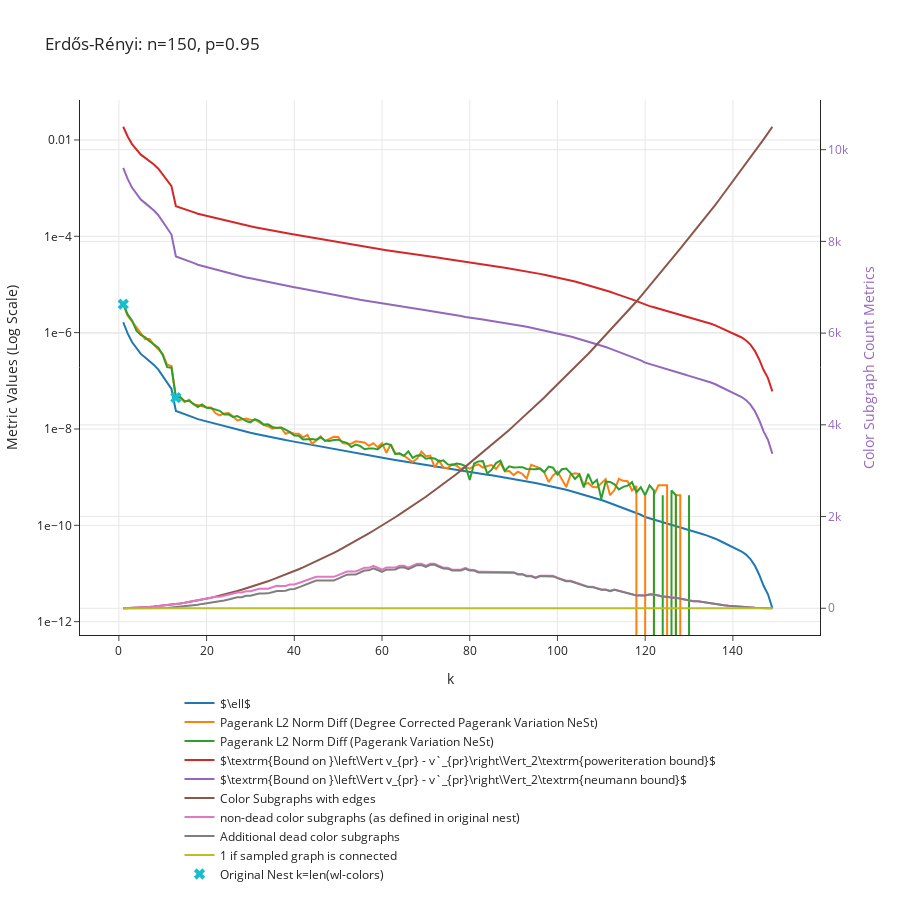

Notebook cell for this chart:
### Code cell
p = 0.95
n = 150
G = nx.erdos_renyi_graph(n, p)
data_dict = get_convergence_data_of_nest(G, min_cluster_size = 1, max_k = 150)
plot_convergence_data(data_dict, f"Erdős-Rényi: n={n}, p={p}")

### Figure 1 — Plotly figure (JSON) as saved in the notebook; plotly's stock layout.template omitted (floating-point values rounded to 4 significant figures; data arrays with more than 128 entries replaced by an {"elided": "..."} marker saying what was removed)
{"data": [{"mode": "lines", "name": "$\\ell$", "type": "scatter", "x": {"elided": "149 int values"}, "y": {"elided": "149 float values"}}, {"mode": "lines", "name": "Pagerank L2 Norm Diff (Degree Corrected Pagerank Variation NeSt)", "type": "scatter", "x": {"elided": "149 int values"}, "y": {"elided": "149 float values"}}, {"mode": "lines", "name": "Pagerank L2 Norm Diff (Pagerank Variation NeSt)", "type": "scatter", "x": {"elided": "149 int values"}, "y": {"elided": "149 float values"}}, {"mode": "lines", "name": "$\\textrm{Bound on }\\left\\Vert v_{pr} - v`_{pr}\\right\\Vert_2\\textrm{poweriteration bound}$", "type": "scatter", "x": {"elided": "149 int values"}, "y": {"elided": "149 float values"}}, {"mode": "lines", "name": "$\\textrm{Bound on }\\left\\Vert v_{pr} - v`_{pr}\\right\\Vert_2\\textrm{neumann bound}$", "type": "scatter", "x": {"elided": "149 int values"}, "y": {"elided": "149 float values"}}, {"mode": "lines", "name": "Color Subgraphs with edges", "type": "scatter", "x": {"elided": "149 int values"}, "y": {"elided": "149 int values"}, "yaxis": "y2"}, {"mode": "lines", "name": "non-dead color subgraphs (as defined in original nest)", "type": "scatter", "x": {"elided": "149 int values"}, "y": {"elided": "149 int values"}, "yaxis": "y2"}, {"mode": "lines", "name": "Additional dead color subgraphs", "type": "scatter", "x": {"elided": "149 int values"}, "y": {"elided": "149 int values"}, "yaxis": "y2"}, {"mode": "lines", "name": "1 if sampled graph is connected", "type": "scatter", "x": {"elided": "149 int values"}, "y": {"elided": "149 int values"}, "yaxis": "y2"}, {"marker": {"size": 10, "symbol": "x"}, "mode": "markers", "name": "Original Nest k=len(wl-colors)", "type": "scatter", "x": [1, 13, 150], "y": [3.892e-06, 4.487e-08, 0]}], "layout": {"height": 900, "hovermode": "closest", "legend": {"orientation": "h", "x": 0.5, "xanchor": "center", "y": -0.1, "yanchor": "top"}, "title": {"text": "Erdős-Rényi: n=150, p=0.95"}, "xaxis": {"title": {"text": "k"}}, "yaxis": {"exponentformat": "e", "title": {"text": "Metric Values (Log Scale)"}, "type": "log"}, "yaxis2": {"overlaying": "y", "side": "right", "tickfont": {"color": "rgba(148, 103, 189, 1)"}, "title": {"font": {"color": "rgba(148, 103, 189, 1)"}, "text": "Color Subgraph Count Metrics"}, "type": "linear"}}}
